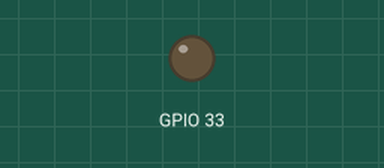
This sketch was run on a simulated ESP32. On the bench: output pins drawn as LEDs (lit = HIGH). The camera gives no picture.

Above: at 0.4 s.
At 10.4 s:
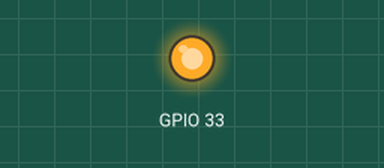
Timing chart, 0 to 11.9 s (numbered marks = the images above):
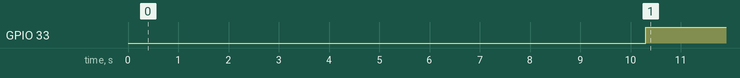

The sketch:

esp32WebCamera.ino
```cpp
#include "esp_camera.h"
#include <WiFi.h>
#include "camera_pins.h"

/*
   该程序修改自ESP32 Arduino例程 CameraWebServer
   默认支持三款开发板，包括ESP32-CAM，若是其它开发板请自行修改相应引脚号
*/

extern void headlampInit(void);
extern void headlampSet(int bri);
extern void motorInit(void);
extern void servoInit(void);
extern void servoSet(uint8_t ch, float angle);
extern void smartConfigWifiInit(void);

void startCameraServer();

void setup() {
  Serial.begin(115200);

  //外设初始化
  headlampInit();
  headlampSet(0);

  motorInit();

  servoInit();
  servoSet(Servo_Ch_X, 90);
  servoSet(Servo_Ch_Y, 90);

  camera_config_t config;
  config.ledc_channel = LEDC_CHANNEL_0;
  config.ledc_timer = LEDC_TIMER_0;
  config.pin_d0 = Y2_GPIO_NUM;
  config.pin_d1 = Y3_GPIO_NUM;
  config.pin_d2 = Y4_GPIO_NUM;
  config.pin_d3 = Y5_GPIO_NUM;
  config.pin_d4 = Y6_GPIO_NUM;
  config.pin_d5 = Y7_GPIO_NUM;
  config.pin_d6 = Y8_GPIO_NUM;
  config.pin_d7 = Y9_GPIO_NUM;
  config.pin_xclk = XCLK_GPIO_NUM;
  config.pin_pclk = PCLK_GPIO_NUM;
  config.pin_vsync = VSYNC_GPIO_NUM;
  config.pin_href = HREF_GPIO_NUM;
  config.pin_sscb_sda = SIOD_GPIO_NUM;
  config.pin_sscb_scl = SIOC_GPIO_NUM;
  config.pin_pwdn = PWDN_GPIO_NUM;
  config.pin_reset = RESET_GPIO_NUM;
  config.xclk_freq_hz = 20000000;
  config.pixel_format = PIXFORMAT_JPEG;
  //init with high specs to pre-allocate larger buffers
  if (psramFound()) {
    config.frame_size = FRAMESIZE_UXGA;
    config.jpeg_quality = 10;
    config.fb_count = 2;
  } else {
    config.frame_size = FRAMESIZE_SVGA;
    config.jpeg_quality = 12;
    config.fb_count = 1;
  }

#if defined(CAMERA_MODEL_ESP_EYE)
  pinMode(13, INPUT_PULLUP);
  pinMode(14, INPUT_PULLUP);
#endif

  // camera init
  esp_err_t err = esp_camera_init(&config);
  if (err != ESP_OK) {
    Serial.printf("Camera init failed with error 0x%x", err);
    return;
  }

  sensor_t * s = esp_camera_sensor_get();
  //initial sensors are flipped vertically and colors are a bit saturated
  if (s->id.PID == OV3660_PID) {
    s->set_vflip(s, 1);//flip it back
    s->set_brightness(s, 1);//up the blightness just a bit
    s->set_saturation(s, -2);//lower the saturation
  }
  //drop down frame size for higher initial frame rate
  s->set_framesize(s, FRAMESIZE_QVGA);

#if defined(CAMERA_MODEL_M5STACK_WIDE)
  s->set_vflip(s, 1);
  s->set_hmirror(s, 1);
#endif

  s->set_exposure_ctrl(s, 1);
  s->set_aec2(s, 1);
  s->set_gain_ctrl(s, 1);
  s->set_raw_gma(s, 1);
  s->set_lenc(s, 1);
  //s->set_dcw(s, 1);

  pinMode(33, OUTPUT);
  smartConfigWifiInit();
  startCameraServer();
}

void loop() {
  delay(10000);
  digitalWrite(33, HIGH);
}
```

camera_pins.h
```cpp
// 选择开发板
#define CAMERA_MODEL_AI_THINKER  //ESP32-CAM
//#define CAMERA_MODEL_JSZWY_CYIS  //技术宅物语 ESP32微型侦察机器人
//#define CAMERA_MODEL_JSZWY_CAMERA  //技术宅物语 ESP32摄像头模块


// PWM通道设置
#define Servo_Ch_X 13 //PWM通道
#define Servo_Ch_Y 14 //PWM通道
//#define Servo_Ch_Z 15 //PWM通道
#define Headlamp_Ch 8 //PWM通道
//#define MotorL_A_Ch 9 //PWM通道
//#define MotorR_A_Ch 10 //PWM通道
#define MOTOR_L 1
#define MOTOR_R 2

#if defined(CAMERA_MODEL_AI_THINKER)

#define ServoX_Pin 2 //舵机X
#define ServoY_Pin 4 //舵机Y

#define Headlamp_Pin 4 //照明灯
#define MotorR_A_Pin 12 //右侧马达IN1驱动
#define MotorR_B_Pin 13 //右侧马达IN2驱动
#define MotorL_A_Pin 15 //左侧马达IN3驱动
#define MotorL_B_Pin 14 //左侧马达IN4驱动

// 摄像头
#define PWDN_GPIO_NUM     32
#define RESET_GPIO_NUM    -1
#define XCLK_GPIO_NUM      0
#define SIOD_GPIO_NUM     26
#define SIOC_GPIO_NUM     27

#define Y9_GPIO_NUM       35
#define Y8_GPIO_NUM       34
#define Y7_GPIO_NUM       39
#define Y6_GPIO_NUM       36
#define Y5_GPIO_NUM       21
#define Y4_GPIO_NUM       19
#define Y3_GPIO_NUM       18
#define Y2_GPIO_NUM        5
#define VSYNC_GPIO_NUM    25
#define HREF_GPIO_NUM     23
#define PCLK_GPIO_NUM     22

#elif defined(CAMERA_MODEL_JSZWY_CYIS)
//#define ButtonF0_Pin -1 //功能A
//#define ButtonF1_Pin -1 //功能B

#define ServoX_Pin 5 //舵机X
#define ServoY_Pin -1 //舵机Y
#define ServoZ_Pin -1 //舵机Z

#define Headlamp_Pin 4 //照明灯
#define MotorR_A_Pin 9 //马达驱动
#define MotorR_B_Pin 10 //马达驱动
#define MotorL_A_Pin 18 //马达驱动
#define MotorL_B_Pin 23 //马达驱动

// 摄像头
#define PWDN_GPIO_NUM     -1
#define RESET_GPIO_NUM    -1
#define XCLK_GPIO_NUM     27
#define SIOD_GPIO_NUM     2
#define SIOC_GPIO_NUM     15

#define Y9_GPIO_NUM       14
#define Y8_GPIO_NUM       26
#define Y7_GPIO_NUM       25
#define Y6_GPIO_NUM       32
#define Y5_GPIO_NUM       34
#define Y4_GPIO_NUM       38
#define Y3_GPIO_NUM       39
#define Y2_GPIO_NUM       35
#define VSYNC_GPIO_NUM    13
#define HREF_GPIO_NUM     12
#define PCLK_GPIO_NUM     33

#elif defined(CAMERA_MODEL_JSZWY_CAMERA)
//#define ButtonF0_Pin 10 //功能A
//#define ButtonF1_Pin 3 //功能B

#define ServoX_Pin 5 //舵机X
#define ServoY_Pin 1 //舵机Y
#define ServoZ_Pin 0 //舵机Z

#define Headlamp_Pin 21 //照明灯
#define MotorR_A_Pin 18 //马达驱动
#define MotorR_B_Pin 23 //马达驱动
#define MotorL_A_Pin 19 //马达驱动
#define MotorL_B_Pin 22 //马达驱动

// 摄像头
#define PWDN_GPIO_NUM     -1
#define RESET_GPIO_NUM    15
#define XCLK_GPIO_NUM     27
#define SIOD_GPIO_NUM     4
#define SIOC_GPIO_NUM     2

#define Y9_GPIO_NUM       14
#define Y8_GPIO_NUM       26
#define Y7_GPIO_NUM       25
#define Y6_GPIO_NUM       32
#define Y5_GPIO_NUM       34
#define Y4_GPIO_NUM       38
#define Y3_GPIO_NUM       39
#define Y2_GPIO_NUM       35
#define VSYNC_GPIO_NUM    13
#define HREF_GPIO_NUM     12
#define PCLK_GPIO_NUM     33

#else
#error "Camera model not selected"
#endif
```

Measured:
- by itself, GPIO 33: LOW → HIGH at 10.3 s
